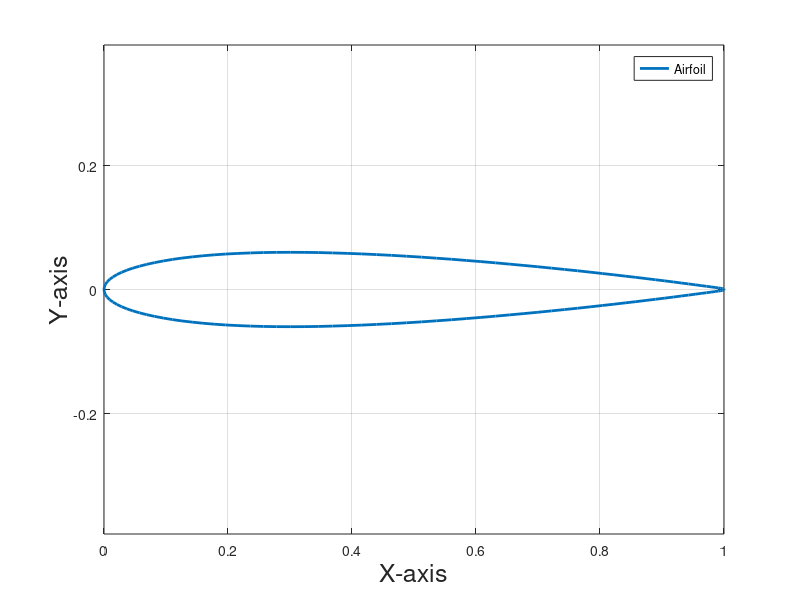

MATLAB code for this plot:
% This code is designed to test your airfoil is a closed countor or not
% Fill the required data  in DATA section
%% Coded by
% Mohamed Mohamed El-Sayed Atyya
% mohamed.atyya94@eng-st.cu.edu.eg
% 12 - 5 - 2016
%% %%%%%%%%%%%%%%%%%%%%%%%%%%%%%%%%%%%%%%%%%%%%%%%%%%%%%%%%%%%%%%%%
close all; clear all ; clc;
%% DATA
    %% loading data
    % import airfoil coordinates
    % the airfoil must be a closed countor
    data=importdata('airfoil.txt');
    for i=1:length(data(:,1))
        x1(i,1)=data(i,1);
        y1(i,1)=data(i,2);
    end
%% Airfoil plotting
figure(1);
set(gcf,'Color','w');
plot(x1, y1, 'linewidth', 2);
grid on;
xlabel('X-axis','fontsize',18);
ylabel('Y-axis','fontsize',18);
legend('Airfoil');
axis equal    
    
    
    
    
    
    
    